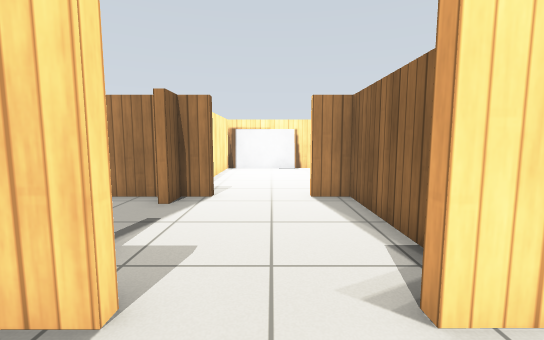
view 1 (above)

17 first-person views from a walk through a robot-simulator world made for Gazebo. The camera is 0.83 m above the floor, tilts 6° down and sees 90° across. The floor is counted in squares, 0.5 m on a side. Each view is taken from the middle of a square. On the plan, view 1 faces up. The plan holds only what a view shows up to about 15 squares ahead; the rest is blank. Gazebo's built-in surfaces are drawn with simple patterns. Simple shapes stand in for some stock models.

view 2
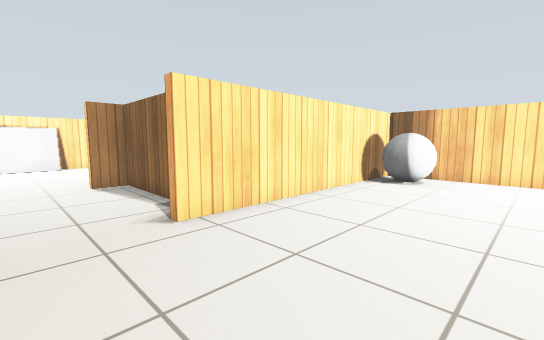

view 3
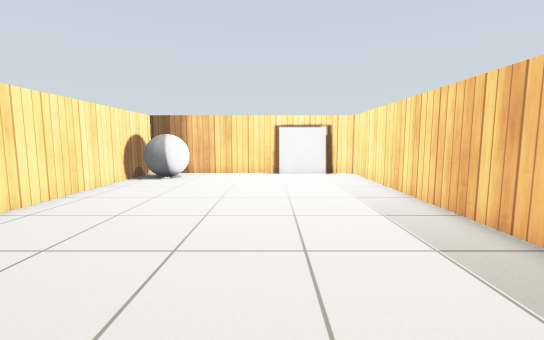

view 4
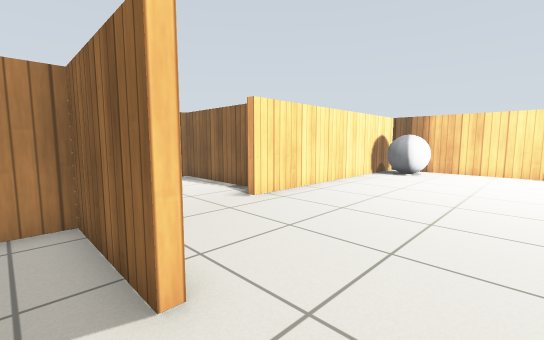

view 5
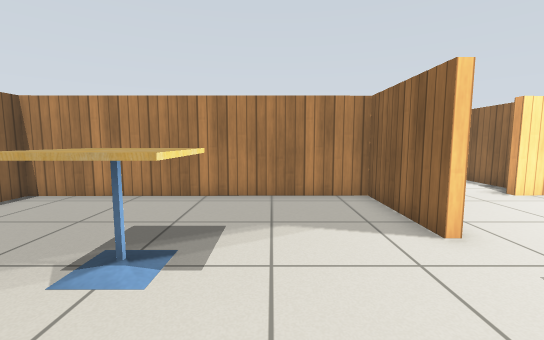

view 6
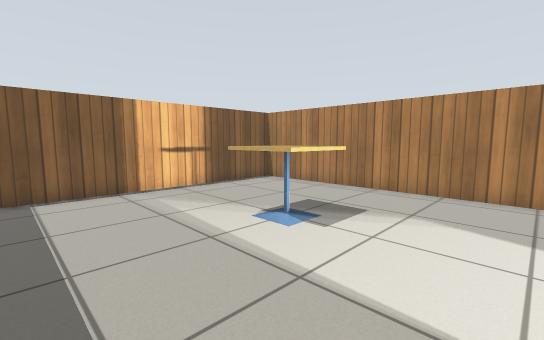

view 7
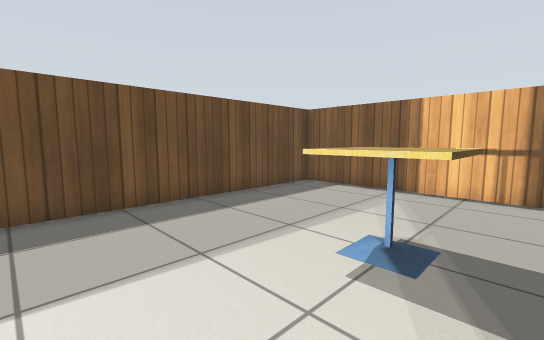

view 8
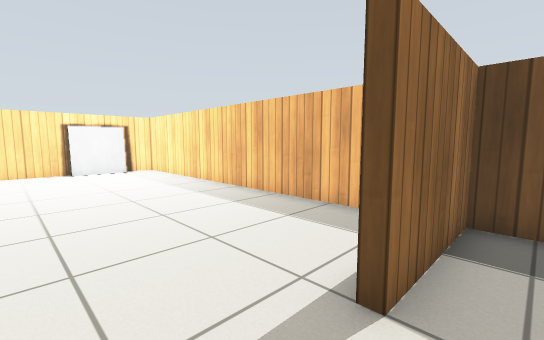

view 9
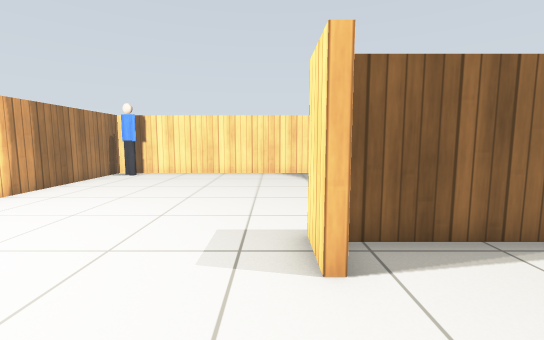

view 10
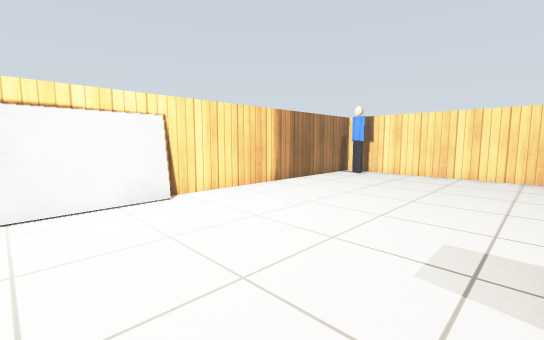

view 11
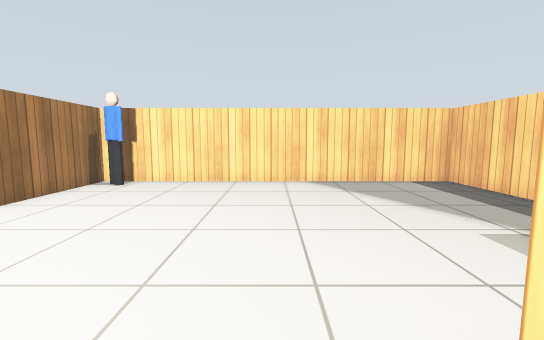

view 12
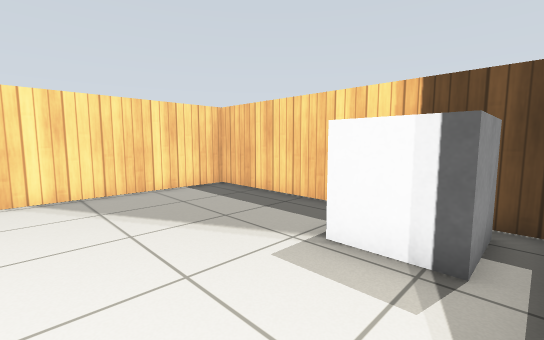

view 13
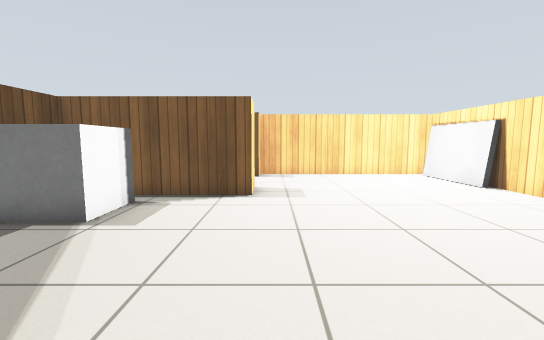

view 14
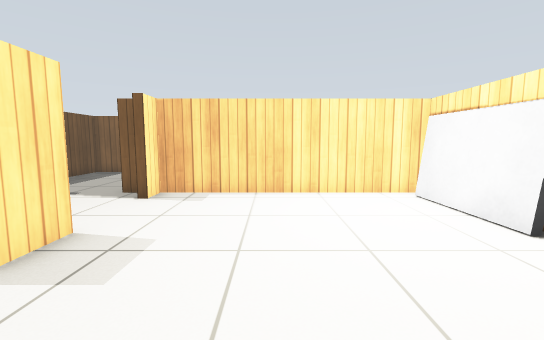

view 15
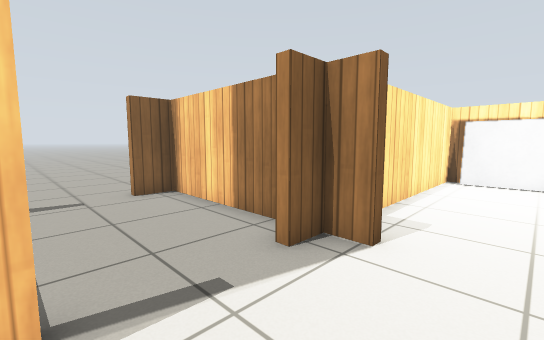

view 16
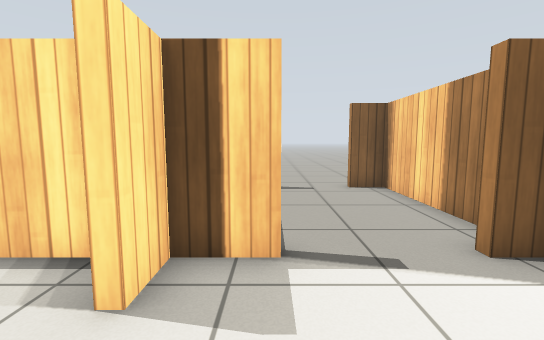

view 17
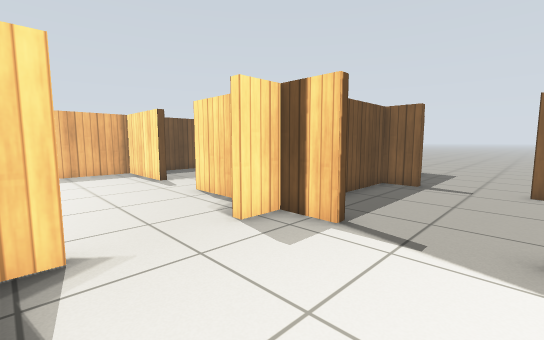

### Floor plan
Points are (right, up) in squares from view 1. A wall is a line through its corners. A room is listed if a view was taken in it or the views show most of it. See-through windows are left out.
Room 1 (views 1, 2, 3)
walls: (3.5, 2.3) (1.5, 2.3); (12.3, -4.2) (12.3, 2.3) (5.3, 2.3); (-3, -4.5) (-2.7, -4.5) (-2.7, -8.2) (12, -8.2) (12.3, -7.5) (12.3, -6.8); (-1.4, 2.2) (-2.4, 2.2); (-2.7, 1.5) (-2.7, -1.5) (-3, -1.5)
ways out: opening at (-3, -3) to room 2; opening at (0, 2) to room 4
objects: grey ball (10, 0) to (11, 2); gate (12, -6) to (12, -5)
Room 2 (views 4, 5, 6, 7, 8)
walls: (-3, -1.5) (-3, 2.2) (-13.4, 2.2) (-13.4, -8.2) (-3, -8.2) (-3, -4.5)
ways out: opening at (-3, -3) to room 1
objects: cafe table (-9, -3) to (-7, -2)
Room 3 (views 9, 10, 11, 12, 13, 14)
walls: (1.1, 8.4) (2.7, 8.4) (2.7, 2.6) (3.7, 2.6); (5.5, 2.6) (12.3, 2.6) (12.3, 17) (1, 17); (-2.3, 17) (-2.7, 17) (-2.7, 8.4) (-1.8, 8.4) (-1.8, 8.1)
ways out: opening at (0, 8) to room 4
objects: other object (0, 17); other object (4, 3) to (5, 5); person (11, 16) to (12, 16)
Room 4 (views 15, 16, 17)
walls: (1.5, 2.6) (2.2, 2.6); (2.4, 3.5) (2.4, 8.1) (1.1, 8.1); (-3.1, 4.1) (-2.7, 4.1) (-2.7, 2.5) (-1.4, 2.5); (-1.8, 8.1) (-2.7, 8.1) (-2.7, 7.1) (-3.1, 7.1)
ways out: opening at (0, 2) to room 1; opening at (0, 8) to room 3; opening at (-3, 6) to room 5
Room 5 (no view inside)
walls: (-9.1, 3.8) (-8.7, 3.8) (-8.7, 2.5) (-5.8, 2.5); (-3.4, 8.1) (-8.7, 8.1) (-8.7, 6.8) (-9.1, 6.8)
ways out: opening at (-3, 6) to room 4; opening at (-9, 5)

Where each view was taken, in squares from view 1:
view 1: 0 up, 0 right, facing up
view 2: 3 down, 1 left, facing up-right
view 3: 4 down, 2 left, facing right
view 4: 4 down, 4 left, facing up-right
view 5: 6 down, 6 left, facing up
view 6: 7 down, 4 left, facing up-left
view 7: 1 down, 4 left, facing down-left
view 8: 2 down, 4 left, facing down-right
view 9: 9 up, 2 left, facing right
view 10: 9 up, 2 left, facing up-right
view 11: 10 up, 1 right, facing right
view 12: 9 up, 3 right, facing down-right
view 13: 9 up, 11 right, facing left
view 14: 12 up, 6 right, facing left
view 15: 4 up, 0 right, facing up-left
view 16: 4 up, 1 right, facing left
view 17: 7 up, 2 right, facing down-left
